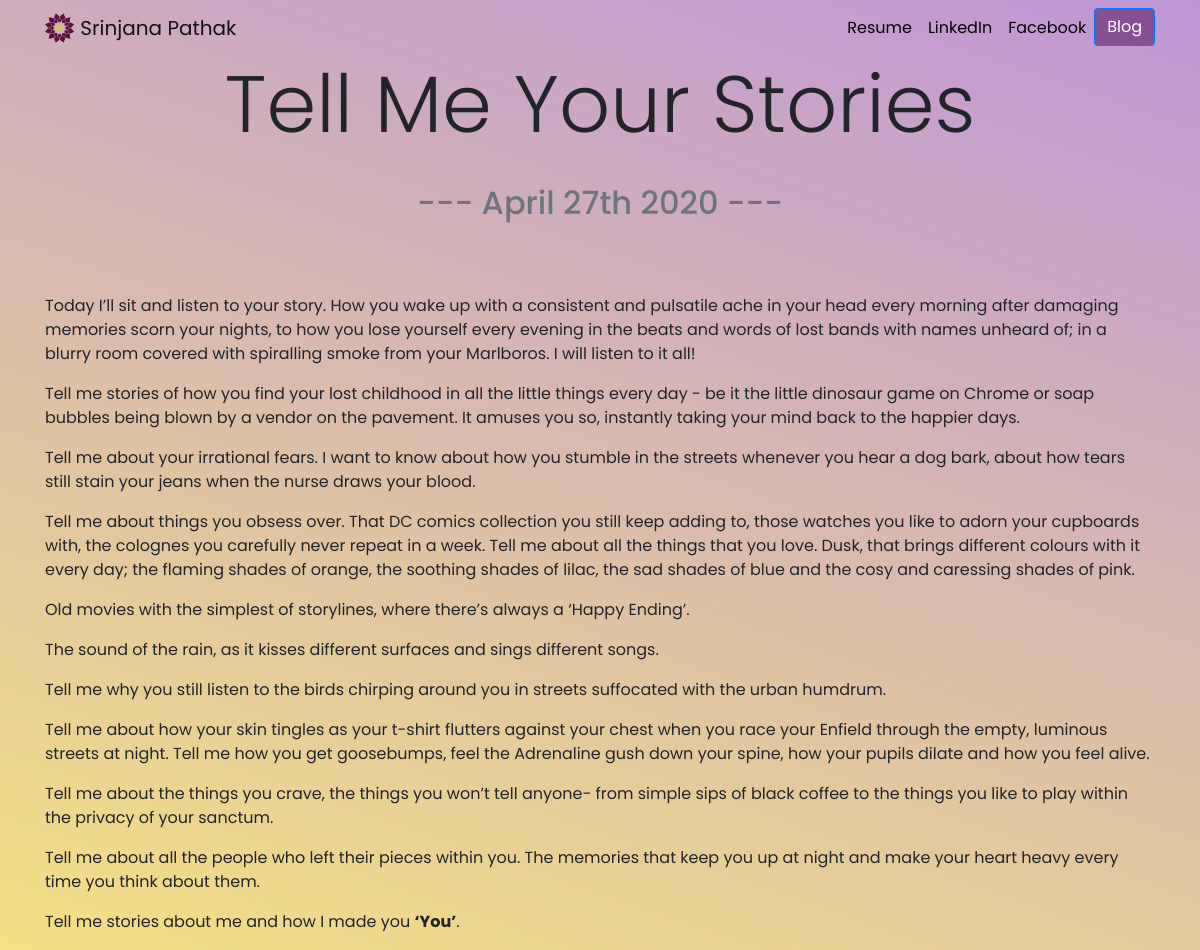
Page /blog/7/ on the committed database.
### blog/models.py (models this page shows, shortened)
class Blog(models.Model):
    title = models.CharField(max_length=200)
    description = models.TextField(max_length=5000)
    date = models.DateField()

### blog/views.py (the view)
# urls.py: path('<int:blog_id>/', views.detail, name='detail')
def detail(request, blog_id):
    blog = get_object_or_404(Blog, pk=blog_id)
    return render(request, 'blog/detail.html', {'blog': blog})

### blog/templates/blog/detail.html
{% extends 'portfolio/base.html' %}
{% load static %}
{% block content %}
<h1 class="text-center display-2" id="blogdetailtitle">{{ blog.title }}</h1>
<br>
<h2 class="text-center text-muted mb-5">--- {{ blog.date|date:'F jS Y'  }} ---</h2>
<br>
{{ blog.description|safe }}
{% endblock %}

### portfolio/static/portfolio/prtfl_master.css (style rules this page uses)
body { font-family: 'Poppins', sans-serif; background-color: #f3e183; background-image: linear-gradient(19deg, #f3e183 0%, #be96d6 100%); }
@media (min-width: 992px) { #blogdetailtitle { font-size: 5rem; } }

### rows in the picture
Blog: title "Tell Me Your Stories", date "April 27th 2020", description "Today I’ll sit and listen to your story. How you wake up with a consistent and pulsatile ache in your head every morning after damaging memories scorn your nights, to how you lose yourself every evening in the beats and words of lost bands with names unheard of; in a blurry room covered with spiralling smoke from your Marlboros. I will listen to it all! Tell me stories of how you find your lost childhood in all the little things every day - be it the little dinosaur game on Chrome or soap bubbles being blown by a vendor on the pavement. It amuses you so, instantly taking your mind back to the happier days. Tell me about your irrational fears. I want to know about how you stumble in the…"
